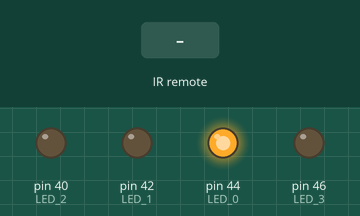
The sketch below on a simulated Arduino Mega 2560, built with avr-gcc and run on an emulated ATmega2560. On the bench: output pins drawn as LEDs (lit = HIGH). Inputs (shaded band) come from the test bench. Random numbers use the default seed unless the sketch sets one.

Above: at 1.6 s.
1.7 s: infrared code 0xFD827D received
At 2.8 s:
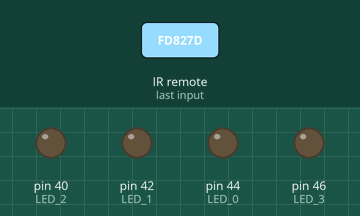
4.7 s: infrared code 0xFD00FF received
At 4.86 s:
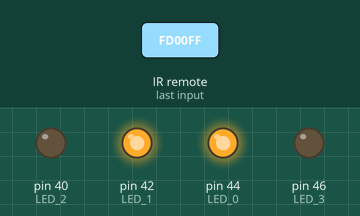
7.7 s: infrared code 0xFD827D received
At 10.5 s:
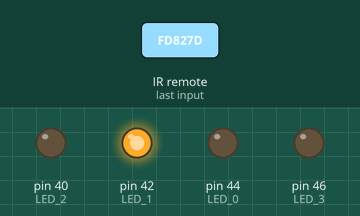
10.7 s: infrared code 0xFD807F received
At 13.5 s:
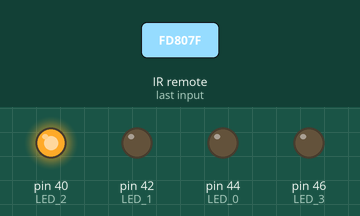
13.7 s: infrared code 0xFD40BF received
At 13.96 s:
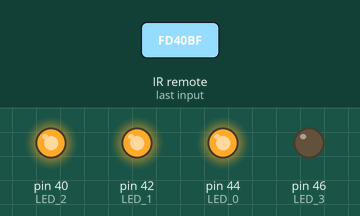
16.7 s: infrared code 0xFD42BD received
At 17.8 s:
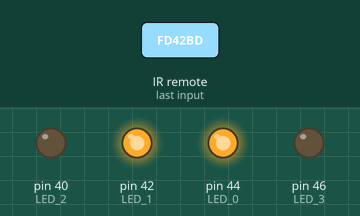
Timing chart, 0 to 19.2 s (numbered marks = the images above; inputs shaded):
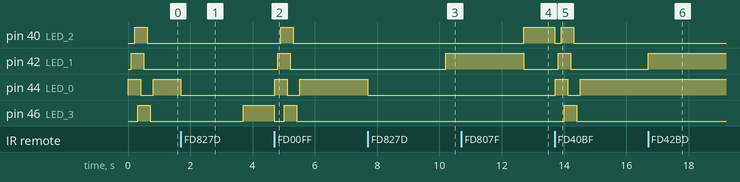

Measured:
- after the input at 1.7 s, pin 44 (LED_0): HIGH → LOW at once; pin 46 (LED_3): LOW → HIGH after 2.0 s
- after the input at 4.7 s, pin 40 (LED_2): LOW → HIGH after 0.21 s, → LOW 0.40 s later; pin 42 (LED_1): LOW → HIGH after 0.11 s, → LOW 0.40 s later; pin 44 (LED_0): LOW → HIGH at once, → LOW 0.40 s later, → HIGH 0.40 s later
- after the input at 7.7 s, pin 42 (LED_1): LOW → HIGH after 2.5 s; pin 44 (LED_0): HIGH → LOW at once
- after the input at 10.7 s, pin 40 (LED_2): LOW → HIGH after 2.0 s
- after the input at 13.7 s, pin 42 (LED_1): LOW → HIGH after 0.11 s, → LOW 0.40 s later; pin 44 (LED_0): LOW → HIGH at once, → LOW 0.40 s later, → HIGH 0.40 s later; pin 46 (LED_3): LOW → HIGH after 0.31 s, → LOW 0.40 s later
- after the input at 16.7 s, pin 42 (LED_1): LOW → HIGH at once

The sketch:

Jogo_controle_remoto.ino
```cpp
#include <IRremote.h>

#define LED_0 44
#define LED_1 42
#define LED_2 40
#define LED_3 46
#define BUTTON_1 0xFD00FF
#define BUTTON_2 0xFD807F
#define BUTTON_3 0xFD40BF
#define BUTTON_4 0xFD20DF

#define BUTTON_OK 0xFD827D
#define BUTTON_LEFT 0xFD02FD
#define BUTTON_RIGHT 0xFD42BD
#define BUTTON_RIGHT 0xFD42BD
#define BUTTON_RESET 0xFDC03F
#define OPTIONS_COUNT 4
#define LIMIT 500

#define RECV_PIN 38

IRrecv irrecv(RECV_PIN);
decode_results results;

const unsigned long buttons[OPTIONS_COUNT] = {BUTTON_1, BUTTON_2, BUTTON_3, BUTTON_4};
const int leds[OPTIONS_COUNT] = {LED_0, LED_1, LED_2, LED_3};

short order[LIMIT] = {0};
int position = 0;

int max_points = 0;

int is_record = 0;

unsigned long key_value = 0;

short difficulty = 0;

void select_difficulty();

void reset()
{
  is_record = 0;
  position = 0;
  for (int i = 0; i < OPTIONS_COUNT; i++)
    digitalWrite(leds[i], LOW);
  delay(10);
  for (int i = 0; i < OPTIONS_COUNT; i++)
  {
    digitalWrite(leds[i], HIGH);
    delay(100);
  }

  for (int i = 0; i < OPTIONS_COUNT; i++)
  {
    digitalWrite(leds[i], LOW);
    delay(100);
  }
  select_difficulty();
}

void show_sequece()
{
  int interval = 1000 / (difficulty + 1);
  for (int i = 0; i < position; i++)
  {
    int pin = leds[order[i]];
    digitalWrite(pin, HIGH);
    delay(interval);
    digitalWrite(pin, LOW);
  }
}

void add_sequece()
{
  if (position < LIMIT)
  {
    order[position] = (short)random(0, OPTIONS_COUNT);

    while (position > 0 && order[position] == order[position - 1])
    {
      order[position] = (short)random(0, OPTIONS_COUNT);
    }

    position++;
  }
}

void check_if_win()
{
  if (position >= LIMIT)
  {
    for (int i = 0; i < OPTIONS_COUNT; i++)
    {
      digitalWrite(leds[i], HIGH);
      delay(100);
    }
    for (int i = 0; i < OPTIONS_COUNT; i++)
    {
      digitalWrite(leds[i], LOW);
      delay(100);
    }
    delay(2000);
    reset();
  }
}

void read_sequence()
{
  int i = 0;
  int button_index_pressed = 0;
  key_value = 0;
  while (i < position)
  {
    if (irrecv.decode(&results))
    {
      if (results.value != 0XFFFFFFFF)
        key_value = results.value;
      irrecv.resume();

      if (key_value == BUTTON_RESET)
        reset();

      if (i > 0 && key_value == buttons[order[i - 1]])
        continue;

      int is_option_button = 0;
      for (button_index_pressed = 0; button_index_pressed < OPTIONS_COUNT; button_index_pressed++)
      {
        if (key_value == buttons[button_index_pressed])
        {
          is_option_button = 1;
          break;
        }
      }
      if (!is_option_button)
        continue;

      if (i > 0)
        digitalWrite(leds[order[i - 1]], LOW);

      int correct_button_index = order[i];
      if (correct_button_index == button_index_pressed)
      {
        digitalWrite(leds[button_index_pressed], HIGH);
        i++;
      }
      else
      {
        reset();
        break;
      }
    }
  }
  delay(500);
  if (i > 0)
    digitalWrite(leds[order[i - 1]], LOW);
}

void select_difficulty()
{
  for (int i = 0; i <= difficulty; i++)
    digitalWrite(leds[i], HIGH);
  while (true)
  {
    if (irrecv.decode(&results))
    {
      if (results.value != 0XFFFFFFFF)
        key_value = results.value;

      switch (key_value)
      {
      case BUTTON_LEFT:
        if (difficulty > 0)
        {
          digitalWrite(leds[difficulty], LOW);
          difficulty--;
        }
        break;
      case BUTTON_RIGHT:
        if (difficulty < OPTIONS_COUNT)
        {
          difficulty++;
          digitalWrite(leds[difficulty], HIGH);
        }
        break;
      }
      if (key_value == BUTTON_OK)
        break;
      irrecv.resume();
    }
  }
  irrecv.resume();
  for (int i = 0; i <= difficulty; i++)
    digitalWrite(leds[i], LOW);
  delay(2000);
}

void setup()
{
  irrecv.enableIRIn();
  irrecv.blink13(true);
  pinMode(LED_0, OUTPUT);
  pinMode(LED_1, OUTPUT);
  pinMode(LED_2, OUTPUT);
  pinMode(LED_3, OUTPUT);
  reset();
}

void loop()
{

  check_if_win();
  add_sequece();
  show_sequece();
  read_sequence();
}
```
